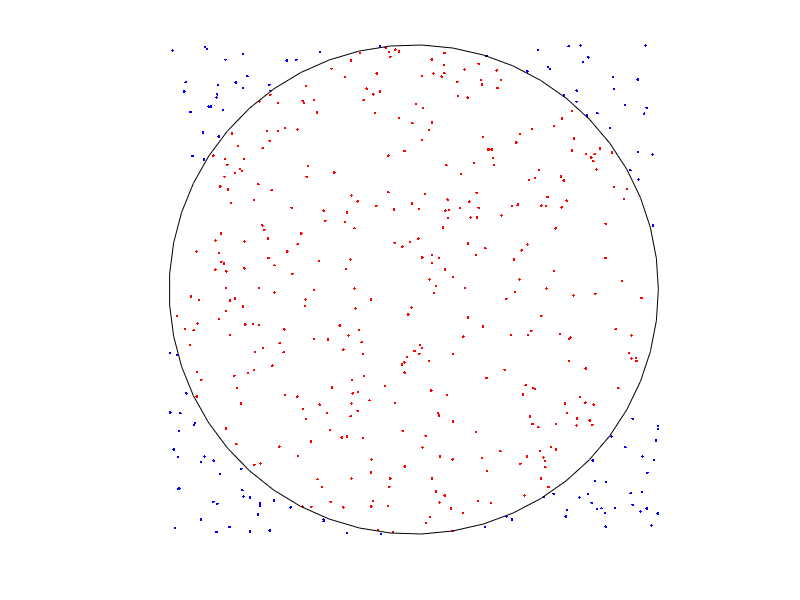

Recreate this plot in MATLAB.
numPoints = 500;
points = rand(numPoints,2);
points = 2*(points-.5);
pointsNorm = hypot(points(:,1),points(:,2));
InCircle = find(pointsNorm < 1);
OutCircle = find(pointsNorm > 1);
plot(points(InCircle,1),points(InCircle,2),'r.');
hold on;
plot(points(OutCircle,1),points(OutCircle,2),'b.');

%Plots a Circle
theta = linspace(0,2*pi,50);
plot(cos(theta),sin(theta),'k');

axis off;
axis equal;

area = 4*length(InCircle)/numPoints;